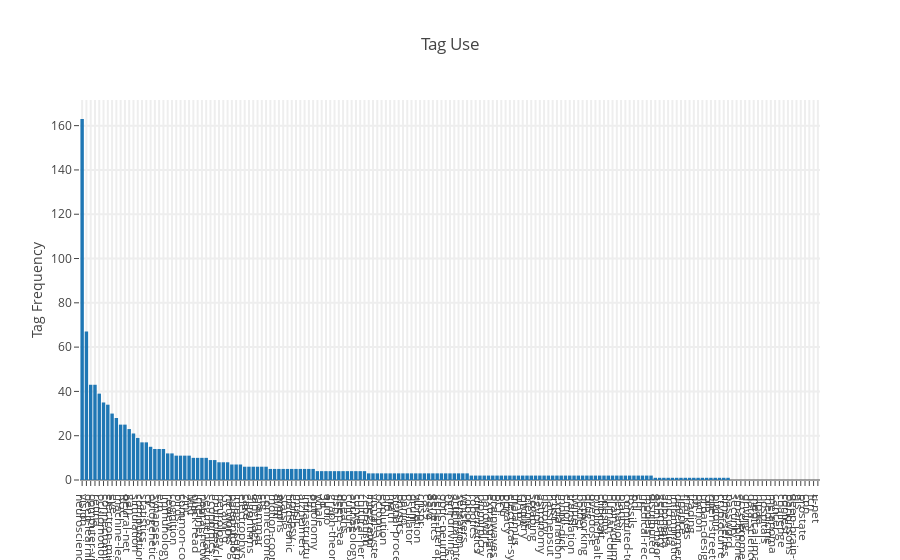

Here is the notebook cell this chart was saved with:
### Markdown cell above
Small x and large y means that a tag is disproportionately popular; large x and small y means I like a topic but no one else does.

### Code cell
sorted_tags = sorted(tags.items(), key=lambda x: x[1], reverse=True)

plotly.offline.iplot(plotly.graph_objs.Figure(
    data=[
        Bar(
            x=[i[0] for i in sorted_tags],
            y=[i[1] for i in sorted_tags],
        )
    ], layout=Layout(
    title= 'Tag Use',
    hovermode= 'closest',
    xaxis= dict(
#         title= 'Tag',
        ticklen= 5,
        zeroline= False,
        gridwidth= 2,
        dtick=1
    ),
    yaxis=dict(
        title= 'Tag Frequency',
        ticklen= 5,
        gridwidth= 2,
    ),
    showlegend= False
)))

### Figure 1 — Plotly figure (JSON) as saved in the notebook; plotly's stock layout.template omitted (floating-point values rounded to 4 significant figures; data arrays with more than 128 entries replaced by an {"elided": "..."} marker saying what was removed)
{"data": [{"type": "bar", "x": {"elided": "173 str values"}, "y": {"elided": "173 int values"}}], "layout": {"hovermode": "closest", "showlegend": false, "title": "Tag Use", "xaxis": {"dtick": 1, "gridwidth": 2, "ticklen": 5, "zeroline": false}, "yaxis": {"gridwidth": 2, "ticklen": 5, "title": "Tag Frequency"}}}
